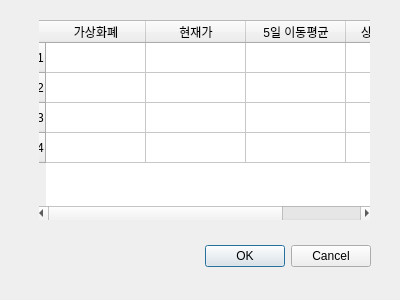
<?xml version="1.0" encoding="UTF-8"?>
<ui version="4.0">
 <class>Dialog</class>
 <widget class="QDialog" name="Dialog">
  <property name="geometry">
   <rect>
    <x>0</x>
    <y>0</y>
    <width>400</width>
    <height>300</height>
   </rect>
  </property>
  <property name="windowTitle">
   <string>Dialog</string>
  </property>
  <property name="styleSheet">
   <string notr="true"/>
  </property>
  <widget class="QDialogButtonBox" name="buttonBox">
   <property name="geometry">
    <rect>
     <x>30</x>
     <y>240</y>
     <width>341</width>
     <height>32</height>
    </rect>
   </property>
   <property name="orientation">
    <enum>Qt::Horizontal</enum>
   </property>
   <property name="standardButtons">
    <set>QDialogButtonBox::Cancel|QDialogButtonBox::Ok</set>
   </property>
  </widget>
  <widget class="QWidget" name="bitcoin" native="true">
   <property name="geometry">
    <rect>
     <x>39</x>
     <y>19</y>
     <width>331</width>
     <height>201</height>
    </rect>
   </property>
   <widget class="QTableWidget" name="tableWidget">
    <property name="geometry">
     <rect>
      <x>-5</x>
      <y>1</y>
      <width>341</width>
      <height>201</height>
     </rect>
    </property>
    <property name="rowCount">
     <number>4</number>
    </property>
    <property name="columnCount">
     <number>4</number>
    </property>
    <row/>
    <row/>
    <row/>
    <row/>
    <column>
     <property name="text">
      <string>가상화폐</string>
     </property>
    </column>
    <column>
     <property name="text">
      <string>현재가</string>
     </property>
    </column>
    <column>
     <property name="text">
      <string>5일 이동평균</string>
     </property>
    </column>
    <column>
     <property name="text">
      <string>상승장/하락장</string>
     </property>
    </column>
   </widget>
  </widget>
 </widget>
 <resources/>
 <connections>
  <connection>
   <sender>buttonBox</sender>
   <signal>accepted()</signal>
   <receiver>Dialog</receiver>
   <slot>accept()</slot>
   <hints>
    <hint type="sourcelabel">
     <x>248</x>
     <y>254</y>
    </hint>
    <hint type="destinationlabel">
     <x>157</x>
     <y>274</y>
    </hint>
   </hints>
  </connection>
  <connection>
   <sender>buttonBox</sender>
   <signal>rejected()</signal>
   <receiver>Dialog</receiver>
   <slot>reject()</slot>
   <hints>
    <hint type="sourcelabel">
     <x>316</x>
     <y>260</y>
    </hint>
    <hint type="destinationlabel">
     <x>286</x>
     <y>274</y>
    </hint>
   </hints>
  </connection>
 </connections>
 <slots>
  <slot>가상화폐()</slot>
  <slot>현재가()</slot>
  <slot>5일이동평균()</slot>
  <slot>상승장하락장()</slot>
  <slot>slot1()</slot>
 </slots>
</ui>
